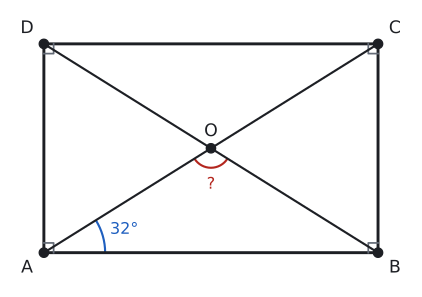

This chart was generated by the following Python code:
import sys; sys.path.insert(0, "tools")
from cizim import *

P = lambda x, y: np.array([float(x), float(y)])
uz = lambda U, V: round(float(np.linalg.norm(U - V)), 4)
def acisi(K, U, V):
    u, v = U - K, V - K
    return round(float(np.degrees(np.arccos(np.dot(u, v) / np.linalg.norm(u) / np.linalg.norm(v)))), 3)
def birim(U, V):
    t = (V - U) / np.linalg.norm(V - U); return t, np.array([-t[1], t[0]])
def ayak(Q, U, V):
    t, _ = birim(U, V); return U + np.dot(Q - U, t) * t
def yansit(Q, U, V):
    return 2 * ayak(Q, U, V) - Q
def kesisim(U1, V1, U2, V2):
    M = np.array([V1 - U1, U2 - V2]).T; s = np.linalg.solve(M, U2 - U1); return U1 + s[0] * (V1 - U1)
def cetik(U, V, n=1, renk=SOLUK, f=0.5):
    M = U + f * (V - U); t, m = birim(U, V)
    for i in range(n):
        c = M + (i - (n - 1) / 2) * 0.2 * S * t
        ax.plot(*zip(c - 0.22 * S * m, c + 0.22 * S * m), color=renk, lw=1.5)
def olcu(U, V, metin, d=0.5, renk=YAZI, fs=13, f=0.5):
    """[UV] üzerinde f oranındaki noktaya, U->V yönünün soluna d*S uzağa yazı (d < 0: sağına)."""
    M = U + f * (V - U); _, m = birim(U, V)
    ax.text(*(M + d * S * m), metin, ha="center", va="center", color=renk, fontsize=fs)
def dik_isareti(K, U, V, r=0.4):
    a_ = (U - K) / np.linalg.norm(U - K) * r * S; b_ = (V - K) / np.linalg.norm(V - K) * r * S
    ax.plot(*zip(K + a_, K + a_ + b_, K + b_), color=SOLUK, lw=1.3)
def harf(Q, metin, dx, dy, renk=YAZI, fs=13):
    ax.text(Q[0] + dx * S, Q[1] + dy * S, metin, ha="center", va="center", color=renk, fontsize=fs)
def cizgi(U, V, renk=YAZI, lw=2.2, ls="-"):
    ax.plot(*zip(U, V), color=renk, lw=lw, ls=ls)
def boya(noktalar, renk):
    ax.add_patch(patches.Polygon(noktalar, closed=True, facecolor=renk, edgecolor="none"))
def yay(K, U, V, r=0.8, renk=MAVI, n=1):
    for i in range(n): aci(ax, K, U, V, r=(r + 0.18 * i) * S, renk=renk)
def yay_yazi(K, U, V, metin, d=1.4, renk=MAVI, fs=12):
    """K köşesindeki U-K-V açısının ortasından d*S uzağa yazı."""
    u = (U - K) / np.linalg.norm(U - K); v = (V - K) / np.linalg.norm(V - K); o = (u + v) / np.linalg.norm(u + v)
    ax.text(*(K + d * S * o), metin, ha="center", va="center", color=renk, fontsize=fs)
def basla(xmin, xmax, ymin, ymax, en=5.5):
    global fig, ax
    fig, ax = sekil(en, en * (ymax - ymin) / (xmax - xmin))
    ax.set_aspect("equal"); ax.axis("off"); ax.set_xlim(xmin, xmax); ax.set_ylim(ymin, ymax)
def dortgen(A, B, C, D, dolgu=None):
    if dolgu: boya([A, B, C, D], dolgu)
    ax.plot(*zip(A, B, C, D, A), color=YAZI)
    for Q in (A, B, C, D): nokta(ax, *Q, "")
def koseler(A, B, C, D, d=0.55):
    O = (A + B + C + D) / 4
    for Q, ad in ((A, "A"), (B, "B"), (C, "C"), (D, "D")):
        y = (Q - O) / np.linalg.norm(Q - O); harf(Q, ad, d * np.sign(y[0]) * 1.1, d * np.sign(y[1]))
def dikdortgen(a, b):
    """A orijinde, [AB] yatay: A, B, C, D."""
    return P(0, 0), P(a, 0), P(a, b), P(0, b)
def dik_koseler(A, B, C, D, r=0.4):
    dik_isareti(A, B, D, r); dik_isareti(B, C, A, r); dik_isareti(C, D, B, r); dik_isareti(D, A, C, r)
def cerceve(noktalar, kenar=1.2):
    xs = [q[0] for q in noktalar]; ys = [q[1] for q in noktalar]
    return min(xs) - kenar * S, max(xs) + kenar * S, min(ys) - kenar * S, max(ys) + kenar * S

# Alıştırma 3: m(OAB) = 32° -> m(AOB) = 116°.
a = 12; b = a * np.tan(np.radians(32))
A, B, C, D = dikdortgen(a, b); O = (A + C) / 2
S = 1.0
print("OAB", acisi(A, O, B), "AOB", acisi(O, A, B))
basla(*cerceve([A, B, C, D], 1.3), en=5.5)
dortgen(A, B, C, D); koseler(A, B, C, D); dik_koseler(A, B, C, D, 0.35)
cizgi(A, C, YAZI, 1.6); cizgi(B, D, YAZI, 1.6)
nokta(ax, *O, ""); harf(O, "O", 0, 0.6)
yay(A, B, C, 2.2, MAVI); yay_yazi(A, B, C, "32°", 3.0, MAVI)
yay(O, A, B, 0.7, KIRMIZI); yay_yazi(O, A, B, "?", 1.3, KIRMIZI)
kaydet(fig, __file__)
